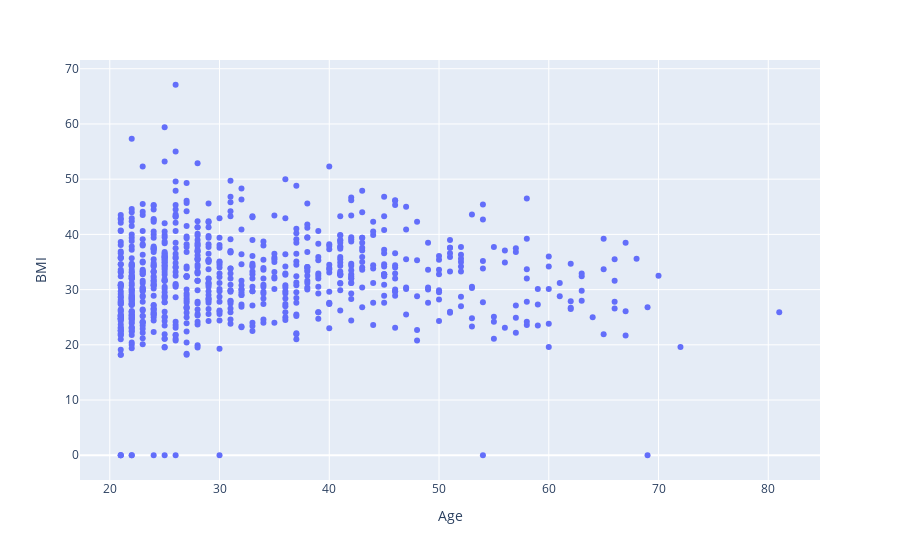

The cell this chart's notebook holds for it:
### Code cell
# create the scatter plot to see relationships between Age and BMI
fig = px.scatter(diabetes_dataset, x='Age', y='BMI')

# display the plot
fig.show()

### Figure 1 — Plotly figure (JSON) as saved in the notebook; plotly's stock layout.template omitted (floating-point values rounded to 4 significant figures; data arrays with more than 128 entries replaced by an {"elided": "..."} marker saying what was removed)
{"data": [{"hovertemplate": "Age=%{x}<br>BMI=%{y}<extra></extra>", "legendgroup": "", "marker": {"color": "#636efa", "symbol": "circle"}, "mode": "markers", "name": "", "orientation": "v", "showlegend": false, "type": "scatter", "x": {"elided": "768 int values"}, "xaxis": "x", "y": {"elided": "768 float values"}, "yaxis": "y"}], "layout": {"legend": {"tracegroupgap": 0}, "margin": {"t": 60}, "xaxis": {"anchor": "y", "domain": [0, 1], "title": {"text": "Age"}}, "yaxis": {"anchor": "x", "domain": [0, 1], "title": {"text": "BMI"}}}}
